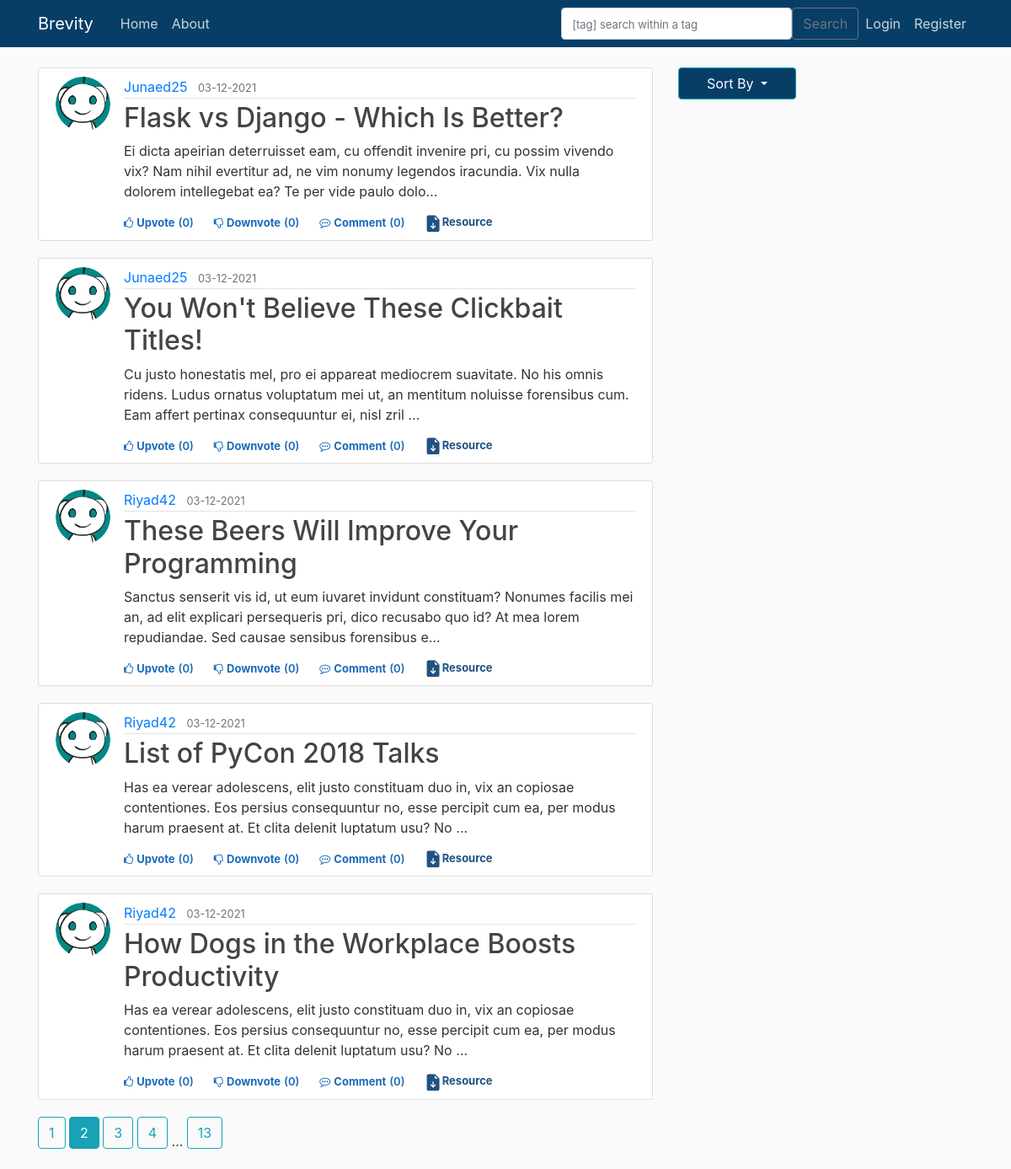
Screenshot of /?page=2 with the database file from the repository.
### brevity/models.py (models this page shows, shortened)
class Post(db.Model):
    id = db.Column(db.Integer, primary_key=True)
    title = db.Column(db.String(100), nullable=False)
    date_posted = db.Column(db.DateTime, nullable=False, default=datetime.utcnow)
    content = db.Column(db.Text, nullable=False)
    user_id = db.Column(db.Integer, db.ForeignKey('user.id'), nullable=False)
    tags = db.relationship('Tag', backref='post', cascade="all, delete", lazy='dynamic')
    upvotes = db.relationship('Upvote', backref='post', lazy='dynamic')
    downvotes = db.relationship('Downvote', backref='post', lazy='dynamic')
    comments = db.relationship('Comment', backref='post', lazy='dynamic')
    resources = db.relationship('ResourceFile', backref='post', lazy='dynamic')

class User(db.Model, UserMixin):
    id = db.Column(db.Integer, primary_key=True)
    username = db.Column(db.String(20), unique=True, nullable=False)
    email = db.Column(db.String(120), unique=True, nullable=False)
    image_file = db.Column(db.String(20), nullable=False, default='default.jpg')
    password = db.Column(db.String(60), nullable=False)
    posts = db.relationship('Post', backref='author', lazy=True)                    #By default SQLAlchemy guess the relationship to be one to many as posts returns a list of post.
    upvoted = db.relationship('Upvote', foreign_keys='Upvote.user_id', backref='user', lazy='dynamic')
    downvoted = db.relationship('Downvote', foreign_keys='Downvote.user_id', backref='user', lazy='dynamic')
    commented = db.relationship('Comment', backref='author', lazy=True)

### brevity/main/routes.py (the view)
@main.route("/")
@main.route("/home/<int:type>",methods=['GET', 'POST'])
def home(type=0):
    page = request.args.get('page', 1, type=int)      # type = int : to raise value error when someone passes anything other than int.
    print(type)
    if type==0:
        posts =  Post.query.paginate(page=page, per_page=5)
    elif type==1:
        posts =  Post.query.order_by(Post.date_posted.desc()).paginate(page=page, per_page=5)
    elif type==2:
        posts = db.session.query(Post).join(Upvote).filter(Post.id==Upvote.post_id).group_by(Post.id).order_by(func.count(Post.id).desc()).paginate(page=page, per_page=5)
    return render_template('home.html', posts = posts)

### brevity/main/forms.py
class SearchForm(FlaskForm):
    searched = TextAreaField('Searched', validators=[DataRequired()])
    submit = SubmitField('Submit')

### brevity/main/routes.py (called while the page is built)
@main.context_processor
def layout():
    form=SearchForm()
    return dict(form=form)

### brevity/templates/home.html (shortened to what this page needs)
{% extends "layout.html" %}
{% block content %}
    {% for post in posts.items %}
        <article class="media content-section col-md-15">
            <img class="rounded-circle article-img" src="{{ url_for('static', filename = 'profile_pics/' + post.author.image_file)}}">
            <div class="media-body ">
                <div class="article-metadata">
                    <a class="mr-2" href="{{ url_for('users.user_posts', username=post.author.username) }}">{{ post.author.username }}</a>
                    <small class="text-muted">{{ post.date_posted.strftime('%d-%m-%Y') }}</small>
                </div>
                <h2><a class="article-title" href="{{ url_for('posts.post', post_id=post.id) }}">{{ post.title }}</a></h2>
                <p class="article-content">{{ post.content[:200] }}<span>&#8230;</span></p>
                    {% if current_user.is_authenticated %}
                        <div class="d-flex flex-row fs-12" id="vote{{post.id}}">
                            {% if not current_user.has_upvoted_post(post) %}
                                <div class="like cursor votestyle vote" post_id="{{post.id}}" action="upvote"><i class="fa fa-thumbs-o-up"></i><span class="ml-1">Upvote</span></div>
                                <div class="like vote_count" ><span class="ml-1 mr-4">({{post.upvotes.count()}})</span></div>
                            {% else %}
                                <div class="like cursor upvotedstyle vote" post_id="{{post.id}}" action="upvote"><i class="fa fa-thumbs-o-up"></i><span class="ml-1">Upvoted</span></div>
                                <div class="like upvoted_count" ><span class="ml-1 mr-4">({{post.upvotes.count()}})</span></div>
                            {% endif %}
                            {% if not current_user.has_downvoted_post(post) %}
                                <div class="like downvotecursor votestyle vote" post_id="{{post.id}}" action="downvote"><i class="fa fa-thumbs-o-down"></i><span class="ml-1">Downvote</span></div>
                                <div class="like vote_count"><span class="ml-1 mr-4">({{post.downvotes.count()}})</span></div>
                            {% else %}
                                <div class="like downvotecursor downvotedstyle vote" post_id="{{post.id}}" action="downvote"><i class="fa fa-thumbs-o-down"></i><span class="ml-1">Downvoted</span></div>
                                <div class="like downvoted_count"><span class="ml-1 mr-4">({{post.downvotes.count()}})</span></div>
                            {% endif %}
                            <div class="like cursor comment"><i class="fa fa-commenting-o"></i><span class="ml-1"><a class="mr-1 like cursor comment" href="{{ url_for('posts.post', post_id=post.id) }}">Comment</a></span></div>
                            <div class="like comment_count"><span class="ml-0">({{post.comments.count()}})</span></div>
                                <button type="button" class="btn btn-sm mb-4 resource" data-toggle="modal" data-target="#resourceModal">
                                    <svg xmlns="http://www.w3.org/2000/svg" width="22" height="20" fill="currentColor" class="bi bi-file-earmark-arrow-down-fill" viewBox="0 0 16 16" data-darkreader-inline-fill="" style="--darkreader-inline-fill:currentColor;">
                                <path d="M9.293 0H4a2 2 0 0 0-2 2v12a2 2 0 0 0 2 2h8a2 2 0 0 0 2-2V4.707A1 1 0 0 0 13.707 4L10 .293A1 1 0 0 0 9.293 0zM9.5 3.5v-2l3 3h-2a1 1 0 0 1-1-1zm-1 4v3.793l1.146-1.147a.5.5 0 0 1 .708.708l-2 2a.5.5 0 0 1-.708 0l-2-2a.5.5 0 0 1 .708-.708L7.5 11.293V7.5a.5.5 0 0 1 1 0z"></path>
                                </svg>Resource</button>
                        </div>
                    {% else %}
                        <div class="d-flex flex-row fs-12">
                            <div class="like cursor unauthorised_upvote"><i class="fa fa-thumbs-o-up"></i><span class="ml-1"><a class="like cursor unauthorised_upvote" href="{{ url_for('posts.vote_action', post_id=post.id, action='unauthorized_upvote')}}">Upvote</a></span></div>
                            <div class="like vote_count" ><span class="ml-1 mr-4">({{post.upvotes.count()}})</span></div>
                            <div class="like downvotecursor unauthorised_downvote"><i class="fa fa-thumbs-o-down"></i><span class="ml-1"><a class="like downvotecursor unauthorised_downvote" href="{{ url_for('posts.vote_action', post_id=post.id, action='unauthorized_downvote')}}">Downvote</a></span></div>
                            <div class="like vote_count"><span class="ml-1 mr-4">({{post.downvotes.count()}})</span></div>
                            <div class="like cursor comment"><i class="fa fa-commenting-o"></i><span class="ml-1"><a class="mr-1 like cursor comment" href="{{ url_for('posts.post', post_id=post.id) }}">Comment</a></span></div>
                            <div class="like comment_count"><span class="ml-0">({{post.comments.count()}})</span></div>
                                <button type="button" class="btn btn-sm mb-4 resource" data-toggle="modal" data-target="#resourceModal">
                                Resource</button>
                        </div>
                    {% endif %}
            </div>
        </article>
    {% endfor %}
    {% for page_num in posts.iter_pages(left_edge=1, right_edge=1, left_current=1, right_current=2) %}
        {% if page_num %}
            {% if posts.page == page_num %}
                <a class="btn btn-info mb-4" href="{{ url_for('main.home', page = page_num) }}">{{ page_num }}</a>
            {% else %}
                <a class="btn btn-outline-info mb-4" href="{{ url_for('main.home', page = page_num) }}">{{ page_num }}</a>
            {% endif %}
        {% else %}
            ...
        {% endif %}
    {% endfor %}
{% endblock content %}

### brevity/static/main.css (style rules this page uses)
body { background: #fafafa; color: #333333; margin-top: 5rem; }
h1, h2, h3, h4, h5, h6 { color: #444444; }
.content-section { background: #ffffff; padding: 10px 20px; border: 1px solid #dddddd; border-radius: 3px; margin-bottom: 20px; }
.article-title { color: #444444; }
.article-content { white-space: pre-line; }
.article-img { height: 65px; width: 65px; margin-right: 16px; }
.article-metadata { padding-bottom: 1px; margin-bottom: 4px; border-bottom: 1px solid #e3e3e3 }
.fs-12 { font-size: 12px }
.cursor { cursor: pointer }
.downvotecursor { cursor: pointer }
.vote_count { color: #1a6ab9; font-size: 13px; font-weight: 600; }
.comment { color: #1a6ab9; font-size: 13px; font-weight: 700; }
.comment_count { color: #1a6ab9; font-size: 13px; font-weight: 600; }
.unauthorised_upvote { color: #1a6ab9; font-size: 13px; font-weight: 700; }
.unauthorised_downvote { color: #1a6ab9; font-size: 13px; font-weight: 700; }
.resource { width: 12%; padding: 4px 4px; font-size: 13px; position: absolute; transform: translate(385%, -17%); background-color: #ffffff; text-align: center; border-radius: 6px; font-weight: 680; margin-bottom: 5px; border: 3px; color: #215181; }

### rows the page displays
Post: image_file (placeholder picture), author.username "Junaed25", date_posted "03-12-2021", title "Flask vs Django - Which Is Better?", content "Ei dicta apeirian deterruisset eam, cu offendit invenire pri, cu possim vivendo vix? Nam nihil evertitur ad, ne vim nonumy legendos iracundia. Vix nulla dolorem intellegebat ea? Te per vide paulo dolo", upvotes.count "0", downvotes.count "0", comments.count "0"
Post: image_file (placeholder picture), author.username "Junaed25", date_posted "03-12-2021", title "You Won't Believe These Clickbait Titles!", content "Cu justo honestatis mel, pro ei appareat mediocrem suavitate. No his omnis ridens. Ludus ornatus voluptatum mei ut, an mentitum noluisse forensibus cum. Eam affert pertinax consequuntur ei, nisl zril", upvotes.count "0", downvotes.count "0", comments.count "0"
Post: image_file (placeholder picture), author.username "Riyad42", date_posted "03-12-2021", title "These Beers Will Improve Your Programming", content "Sanctus senserit vis id, ut eum iuvaret invidunt constituam? Nonumes facilis mei an, ad elit explicari persequeris pri, dico recusabo quo id? At mea lorem repudiandae. Sed causae sensibus forensibus e", upvotes.count "0", downvotes.count "0", comments.count "0"
Post: image_file (placeholder picture), author.username "Riyad42", date_posted "03-12-2021", title "List of PyCon 2018 Talks", content "Has ea verear adolescens, elit justo constituam duo in, vix an copiosae contentiones. Eos persius consequuntur no, esse percipit cum ea, per modus harum praesent at. Et clita delenit luptatum usu? No", upvotes.count "0", downvotes.count "0", comments.count "0"
Post: image_file (placeholder picture), author.username "Riyad42", date_posted "03-12-2021", title "How Dogs in the Workplace Boosts Productivity", content "Has ea verear adolescens, elit justo constituam duo in, vix an copiosae contentiones. Eos persius consequuntur no, esse percipit cum ea, per modus harum praesent at. Et clita delenit luptatum usu? No", upvotes.count "0", downvotes.count "0", comments.count "0"

### other values shown
{{ page_num }} "1" "3" "4" "13"
{{ page_num }} "2"
